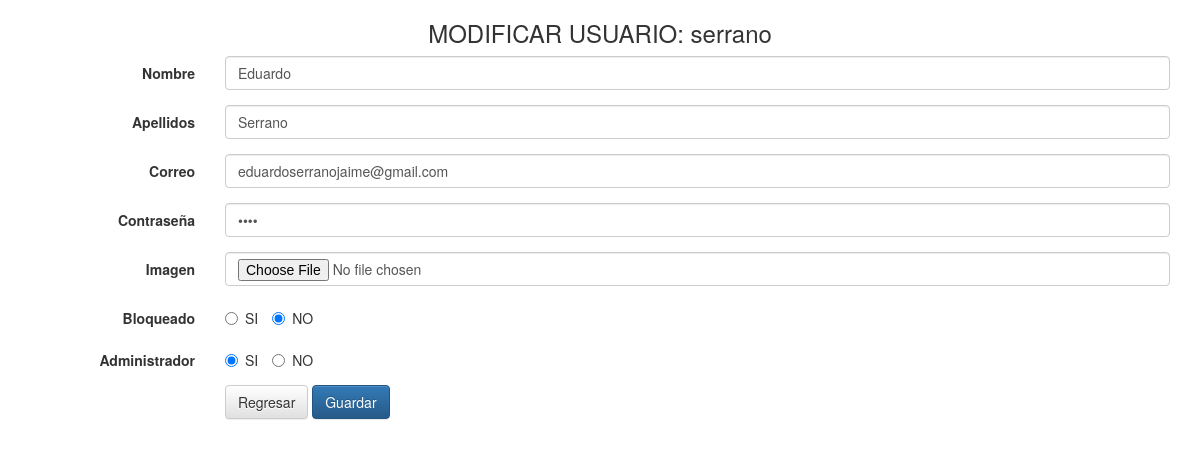
The page /modificarus.php?id=1 on the database its author committed.
### tables this page shows
CREATE TABLE `usuarios` (
  `id` int(11) NOT NULL,
  `usuario` varchar(40) DEFAULT NULL,
  `nombre` varchar(100) NOT NULL,
  `apellidos` varchar(150) NOT NULL,
  `correo` varchar(100) DEFAULT NULL,
  `contrasena` varchar(20) NOT NULL,
  `conectado` tinyint(1) NOT NULL,
  `img` varchar(500) NOT NULL,
  `bloqueado` tinyint(1) NOT NULL,
  `admin` tinyint(1) NOT NULL
);

### modificarus.php (the view, shortened to what this page needs)
<?php
	require 'conexion.php';
	$id = $_GET['id'];
	$sql = "SELECT * FROM usuarios WHERE id = '$id'";
	$resultado = $mysqli->query($sql);
	$row = $resultado->fetch_array(MYSQLI_ASSOC);
?>
<html lang="es">
	<head>
		<link href="css/bootstrap.min.css" rel="stylesheet">
		<link href="css/bootstrap-theme.css" rel="stylesheet">
	</head>
	<body>
		<div class="container">
			<div class="row">
				<h3 style="text-align:center">MODIFICAR USUARIO: <?php echo $row['usuario'] ?></h3>
			</div>
			<form class="form-horizontal" method="POST" action="updateus.php" autocomplete="off" enctype="multipart/form-data">
				<div class="form-group">
					<label for="nombre" class="col-sm-2 control-label">Nombre</label>
					<div class="col-sm-10">
						<input type="text" class="form-control" id="nombre" name="nombre" placeholder="Nombre" value="<?php echo $row['nombre']; ?>" required>
					</div>
				</div>
				<div class="form-group">
					<label for="nombre" class="col-sm-2 control-label">Apellidos</label>
					<div class="col-sm-10">
						<input type="text" class="form-control" id="ape" name="ape" placeholder="Apellidos" value="<?php echo $row['apellidos']; ?>" required>
					</div>
				</div>
				<div class="form-group">
					<label for="nombre" class="col-sm-2 control-label">Correo</label>
					<div class="col-sm-10">
						<input type="text" class="form-control" id="co" name="co" placeholder="Correo" value="<?php echo $row['correo']; ?>" required>
					</div>
				</div>
				<div class="form-group">
					<label for="nombre" class="col-sm-2 control-label">Contraseña</label>
					<div class="col-sm-10">
					<input type="password" class="form-control" id="con" name="con" placeholder="Contraseña" value="<?php echo $row['contrasena']; ?>" required>
					</div>
				</div>
				<div class="form-group">
					<label for="telefono" class="col-sm-2 control-label">Imagen</label>
					<div class="col-sm-10">
						<input type="file" class="form-control" id="imagen" name="imagen">
					</div>
				</div>
				<div class="form-group">
					<label for="hijos" class="col-sm-2 control-label">Bloqueado</label>
					<div class="col-sm-10">
						<label class="radio-inline">
							<input type="radio" id="blo" name="blo" value="1" <?php if($row['bloqueado']=='1') echo 'checked'; ?>> SI
						</label>
						<label class="radio-inline">
							<input type="radio" id="blo" name="blo" value="0" <?php if($row['bloqueado']=='0') echo 'checked'; ?>> NO
						</label>
					</div>
				</div>
				<div class="form-group">
					<label for="hijos" class="col-sm-2 control-label">Administrador</label>
					<div class="col-sm-10">
						<label class="radio-inline">
							<input type="radio" id="admin" name="admin" value="1" <?php if($row['admin']=='1') echo 'checked'; ?>> SI
						</label>
						<label class="radio-inline">
							<input type="radio" id="admin" name="admin" value="0" <?php if($row['admin']=='0') echo 'checked'; ?>> NO
						</label>
					</div>
				</div>
				<div class="form-group">
					<div class="col-sm-offset-2 col-sm-10">
						<a href="subir.php" class="btn btn-default">Regresar</a>
						<button type="submit" class="btn btn-primary">Guardar</button>
					</div>
				</div>
			</form>
		</div>
	</body>
</html>

### rows shown on the page
usuarios: usuario "serrano", nombre "Eduardo", ape "Serrano", co "eduardoserranojaime@gmail.com", bloqueado "☐ SI", bloqueado "☑ NO", admin "☑ SI", admin "☐ NO"
